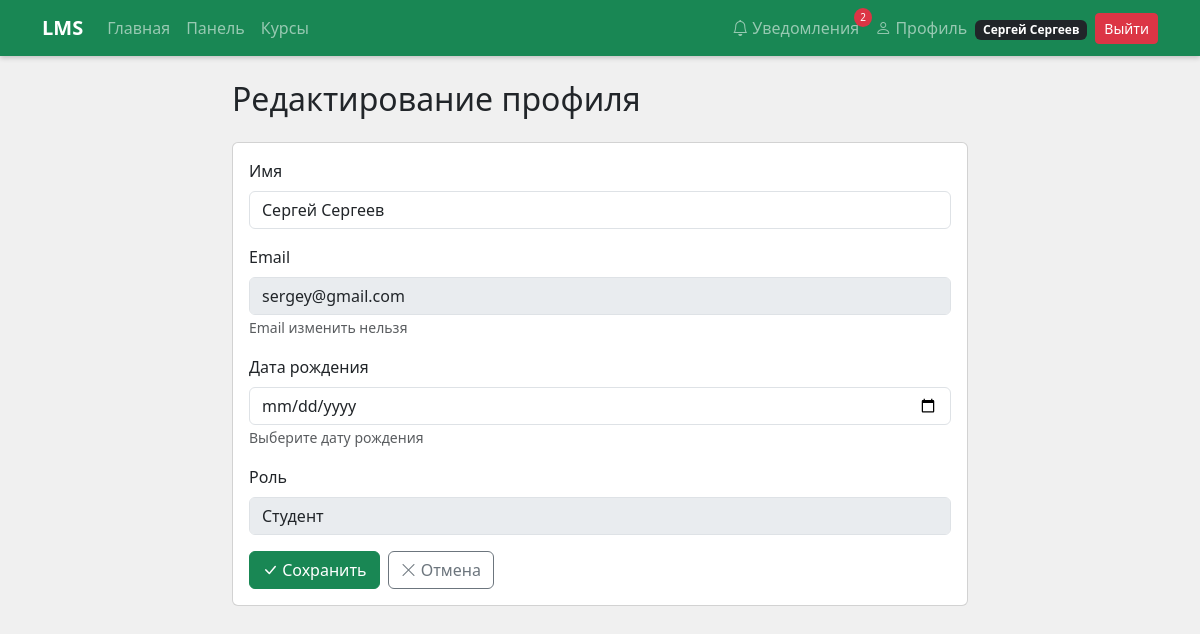
The app's page /profile/edit (signed in) with its own data.
### data/users.py (models this page shows, shortened)
class User(SqlAlchemyBase, UserMixin):
    __tablename__ = 'users'
    id = sqlalchemy.Column(sqlalchemy.Integer, primary_key=True, autoincrement=True)
    name = sqlalchemy.Column(sqlalchemy.String(100))
    email = sqlalchemy.Column(sqlalchemy.String(120), index=True, unique=True)
    hashed_password = sqlalchemy.Column(sqlalchemy.String(200))
    role = sqlalchemy.Column(sqlalchemy.String(20))
    birth_date = sqlalchemy.Column(sqlalchemy.Date, nullable=True)
    created_date = sqlalchemy.Column(sqlalchemy.DateTime, default=datetime.datetime.now)
    courses = orm.relationship("Course", back_populates="teacher")
    enrollments = orm.relationship("Enrollment", back_populates="student")
    submissions = orm.relationship("Submission", back_populates="student")

### profile_routes.py (the view, shortened to what this page needs)
    @app.route("/profile/edit", methods=["GET", "POST"])
    @login_required
    def edit_profile():
        db_sess = db_session.create_session()
        user = db_sess.get(User, current_user.id)
        db_sess.close()
        return render_template("edit_profile.html", user=user)

### data/db_session.py (called while the page is built)
def create_session() -> Session:
    global __factory
    return __factory()

### main.py (called while the page is built)
@app.context_processor
def inject_now():
    return {'now': datetime.now()}

@app.teardown_appcontext
def shutdown_session(exception=None):
    db_session.create_session().close()

@login_manager.user_loader
def load_user(user_id):
    db_sess = db_session.create_session()
    user = db_sess.get(User, int(user_id))
    db_sess.close()
    return user

### templates/edit_profile.html (shortened to what this page needs)
{% extends "base.html" %}
{% block content %}
<div class="row">
    <div class="col-md-8 mx-auto">
        <h2 class="mb-4">Редактирование профиля</h2>
        <div class="card">
            <div class="card-body">
                <form method="POST">
                    <div class="mb-3">
                        <label class="form-label">Имя</label>
                        <input type="text" name="name" value="{{ user.name or '' }}" class="form-control" required>
                    </div>
                    <div class="mb-3">
                        <label class="form-label">Email</label>
                        <input type="email" value="{{ user.email }}" class="form-control" disabled>
                        <small class="text-muted">Email изменить нельзя</small>
                    </div>
                    <div class="mb-3">
                        <label class="form-label">Дата рождения</label>
                        <input type="date" name="birth_date" value="{{ user.birth_date.strftime('%Y-%m-%d') if user.birth_date else '' }}" class="form-control" max="{{ now.strftime('%Y-%m-%d') }}">
                        <small class="text-muted">Выберите дату рождения</small>
                    </div>
                    <div class="mb-3">
                        <label class="form-label">Роль</label>
                        <input type="text" value="{{ 'Преподаватель' if user.role == 'teacher' else 'Студент' }}" class="form-control" disabled>
                    </div>
                    <div class="d-flex gap-2">
                        <button type="submit" class="btn btn-success">
                            <i class="bi bi-check-lg"></i> Сохранить
                        </button>
                        <a href="/profile" class="btn btn-outline-secondary">
                            <i class="bi bi-x-lg"></i> Отмена
                        </a>
                    </div>
                </form>
            </div>
        </div>
    </div>
</div>
{% endblock %}

### templates/base.html (shortened to what this page needs)
<!DOCTYPE html>
<html>
<head>
    <link href="https://cdn.jsdelivr.net/npm/bootstrap@5.3.0/dist/css/bootstrap.min.css" rel="stylesheet">
    <link rel="stylesheet" href="https://cdn.jsdelivr.net/npm/bootstrap-icons@1.11.0/font/bootstrap-icons.css">
    <link rel="stylesheet" href="{{ url_for('static', filename='style.css') }}">
</head>
<body>
    <nav class="navbar navbar-expand-lg navbar-dark bg-success">
        <div class="container">
            <a href="/" class="navbar-brand fw-bold">LMS</a>
            <div class="collapse navbar-collapse" id="navbarNav">
                <ul class="navbar-nav me-auto">
                    <li class="nav-item"><a href="/" class="nav-link">Главная</a></li>
                    {% if current_user.is_authenticated %}
                        <li class="nav-item"><a href="/dashboard" class="nav-link">Панель</a></li>
                        {% if current_user.role == "student" %}
                            <li class="nav-item"><a href="/courses" class="nav-link">Курсы</a></li>
                        {% endif %}
                    {% endif %}
                </ul>
                <ul class="navbar-nav ms-auto align-items-center">
                    {% if current_user.is_authenticated %}
                        <li class="nav-item position-relative">
                            <a href="/notifications" class="nav-link">
                                <i class="bi bi-bell"></i> Уведомления
                                <span id="notif-count" style="display: none; position: absolute; top: 0; right: -5px; background: #dc3545; color: white; border-radius: 50%; padding: 2px 6px; font-size: 10px; min-width: 18px; text-align: center;">0</span>
                            </a>
                        </li>
                        <li class="nav-item">
                            <a href="/profile" class="nav-link">
                                <i class="bi bi-person"></i> Профиль
                            </a>
                        </li>
                        <li class="nav-item">
                            <span class="badge bg-dark me-2">{{ current_user.name }}</span>
                        </li>
                        <li class="nav-item">
                            <a href="/logout" class="btn btn-danger btn-sm">Выйти</a>
                        </li>
                    {% else %}
                        {% if not hide_nav_auth %}
                            <li class="nav-item"><a href="/login" class="btn btn-outline-light me-2">Вход</a></li>
                            <li class="nav-item"><a href="/register" class="btn btn-light">Регистрация</a></li>
                        {% endif %}
                    {% endif %}
                </ul>
            </div>
        </div>
    </nav>
    <div class="container mt-4">
        {% block content %}{% endblock %}
    </div>
</body>
</html>

### static/style.css (style rules this page uses)
body { background: #f0f0f0; }
.navbar { box-shadow: 0 2px 5px rgba(0,0,0,0.2); }

### records on screen
User: name "Сергей Сергеев", email "sergey@gmail.com", role "Студент"
